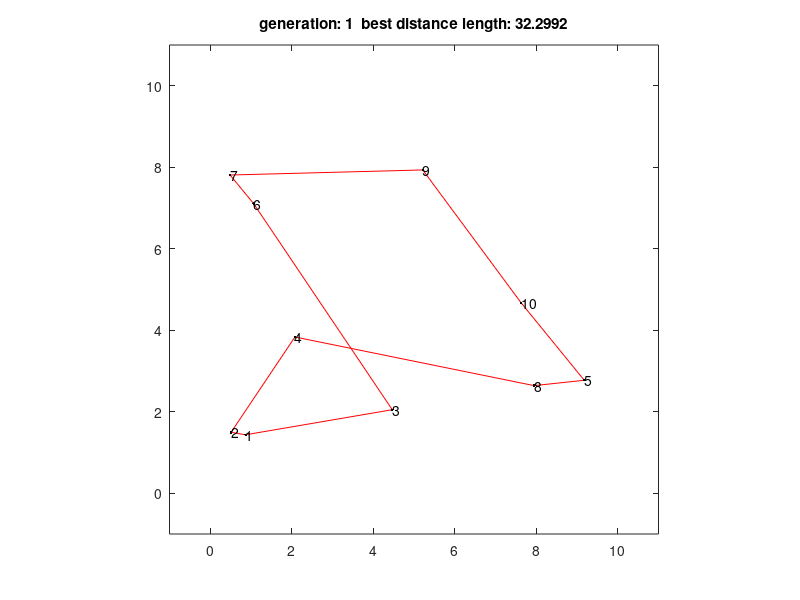

Reproduce this figure in MATLAB. (Note: this script raises an error after producing the figure.)
nn=10; 
asz=10;

ps=3000; 
ng=200; 

pm=0.01; 
pm2=0.02;
pmf=0.08;

r=asz*rand(2,nn); 
dsm=zeros(nn,nn);
for n1=1:nn-1
    r1=r(:,n1);
    for n2=n1+1:nn
        r2=r(:,n2);
        dr=r1-r2;
        dr2=dr'*dr;
        drl=sqrt(dr2);
        dsm(n1,n2)=drl;
        dsm(n2,n1)=drl;
    end
end

G=zeros(ps,nn); 
for psc=1:ps
    G(psc,:)=randperm(nn);
end

plot(1);

hpb=plot(NaN,NaN,'r-');
ht=title(' ');

hold on;

for n=1:nn
    text(r(1,n),r(2,n),num2str(n));
end

plot(r(1,:),r(2,:),'k.');

axis equal;
xlim([-0.1*asz 1.1*asz]);
ylim([-0.1*asz 1.1*asz]);

pthd=zeros(ps,1); 
p=zeros(ps,1); 
for gc=1:ng
    for psc=1:ps
        Gt=G(psc,:);
        pt=0;
        for nc=1:nn-1
            pt=pt+dsm(Gt(nc),Gt(nc+1));
        end
        pt=pt+dsm(Gt(nn),Gt(1));
        pthd(psc)=pt;
    end
    ipthd=1./pthd; 
    p=ipthd/sum(ipthd); 
    
    [mbp bp]=max(p); 
    Gb=G(bp,:); 
    
    if mod(gc,1)==0
        set(hpb,'Xdata',[r(1,Gb) r(1,Gb(1))],'YData',[r(2,Gb) r(2,Gb(1))]);
        set(ht,'string',['generation: ' num2str(gc)  '  best distance length: ' num2str(pthd(bp))]);

        drawnow;
    end
    
    ii=roulette_wheel_indexes(ps,p); 
    Gc=G(ii,:); 
    Gch=zeros(ps,nn); 
    for prc=1:(ps/2) 
        i1=1+2*(prc-1);
        i2=2+2*(prc-1);
        g1=Gc(i1,:); 
        g2=Gc(i2,:); 
        cp=ceil((nn-1)*rand);
        g1ch=insert_begining(g1,g2,cp);
        g2ch=insert_begining(g2,g1,cp);
        Gch(i1,:)=g1ch;
        Gch(i2,:)=g2ch;
    end
    G=Gch; 

    for psc=1:ps
        if rand<pm
            rnp=ceil(nn*rand); 
            rpnn=randperm(nn);
            ctp=rpnn(1:rnp); 
            Gt=G(psc,ctp); 
            Gt=Gt(randperm(rnp)); 
            G(psc,ctp)=Gt;
         end
    end
    
    for psc=1:ps
        if rand<pm2
            cp=1+ceil((nn-3)*rand); 
            G(psc,:)=[G(psc,cp+1:nn) G(psc,1:cp)];
        end
    end
    
    for psc=1:ps
        if rand<pmf
            n1=ceil(nn*rand);
            n2=ceil(nn*rand);
            G(psc,n1:n2)=fliplr(G(psc,n1:n2));
        end
    end
    
    G(1,:)=Gb;  
end
